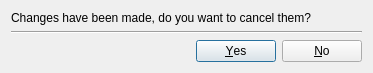
<ui version="4.0" >
 <class>Dialog</class>
 <widget class="QDialog" name="Dialog" >
  <property name="geometry" >
   <rect>
    <x>0</x>
    <y>0</y>
    <width>373</width>
    <height>69</height>
   </rect>
  </property>
  <property name="sizePolicy" >
   <sizepolicy vsizetype="Fixed" hsizetype="Fixed" >
    <horstretch>0</horstretch>
    <verstretch>0</verstretch>
   </sizepolicy>
  </property>
  <property name="windowTitle" >
   <string>Dialog</string>
  </property>
  <layout class="QGridLayout" name="gridLayout" >
   <item row="0" column="0" >
    <widget class="QLabel" name="label" >
     <property name="text" >
      <string>Changes have been made, do you want to cancel them?</string>
     </property>
    </widget>
   </item>
   <item row="1" column="0" >
    <widget class="Line" name="line" >
     <property name="orientation" >
      <enum>Qt::Horizontal</enum>
     </property>
    </widget>
   </item>
   <item row="2" column="0" >
    <widget class="QDialogButtonBox" name="buttonBox" >
     <property name="orientation" >
      <enum>Qt::Horizontal</enum>
     </property>
     <property name="standardButtons" >
      <set>QDialogButtonBox::No|QDialogButtonBox::Yes</set>
     </property>
    </widget>
   </item>
  </layout>
 </widget>
 <resources/>
 <connections>
  <connection>
   <sender>buttonBox</sender>
   <signal>accepted()</signal>
   <receiver>Dialog</receiver>
   <slot>accept()</slot>
   <hints>
    <hint type="sourcelabel" >
     <x>248</x>
     <y>254</y>
    </hint>
    <hint type="destinationlabel" >
     <x>157</x>
     <y>274</y>
    </hint>
   </hints>
  </connection>
  <connection>
   <sender>buttonBox</sender>
   <signal>rejected()</signal>
   <receiver>Dialog</receiver>
   <slot>reject()</slot>
   <hints>
    <hint type="sourcelabel" >
     <x>316</x>
     <y>260</y>
    </hint>
    <hint type="destinationlabel" >
     <x>286</x>
     <y>274</y>
    </hint>
   </hints>
  </connection>
 </connections>
</ui>
